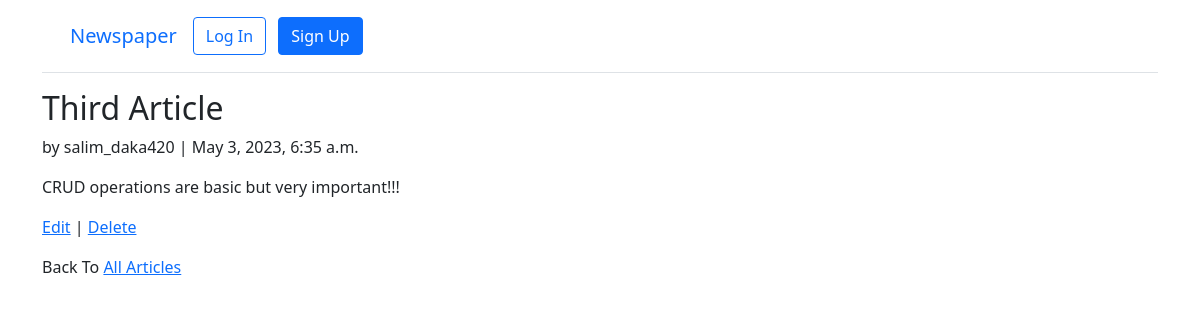
The app's page /articles/3/ with its own data.
### articles/models.py (models this page shows, shortened)
class Article(models.Model):
    title = models.CharField(max_length=255)
    body = models.TextField()
    date = models.DateTimeField(auto_now_add=True)
    author = models.ForeignKey(
        settings.AUTH_USER_MODEL,
        on_delete=models.CASCADE,
    )

### accounts/models.py (models this page shows)
class CustomUser(AbstractUser):
    age = models.PositiveIntegerField(null=True, blank=True)

### articles/views.py (the view)
# urls.py: path('<int:pk>/', ArticleDetailView.as_view(), name="article_detail"),
class ArticleDetailView(DetailView):
    model = Article
    template_name = "article_detail.html"

### templates/article_detail.html
{% extends 'base.html' %}
{% block content %}
<div class="article-entry">
    <h2>{{article.title}}</h2>
    <p>by {{ article.author }} | {{ article.date }}</p>
    <p>{{ article.body }}</p>
    <p><a href="{% url 'article_edit' article.pk %}">Edit</a>
        | <a href="{% url 'article_delete' article.pk %}">Delete</a>
    </p>
    <p>Back To <a href="{% url 'article_list' %}">All Articles</a></p>
</div>
{% endblock %}

### records on screen
Article: title "Third Article", author "salim_daka420", date "May 3, 2023, 6:35 a.m.", body "CRUD operations are basic but very important!!!"
